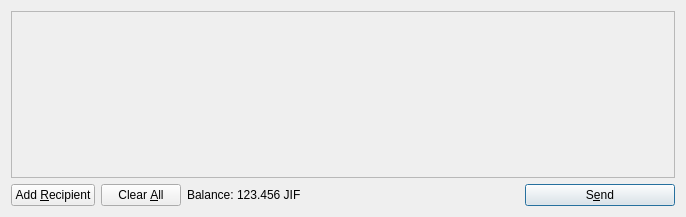
<?xml version="1.0" encoding="UTF-8"?>
<ui version="4.0">
 <class>SendCoinsDialog</class>
 <widget class="QDialog" name="SendCoinsDialog">
  <property name="geometry">
   <rect>
    <x>0</x>
    <y>0</y>
    <width>686</width>
    <height>217</height>
   </rect>
  </property>
  <property name="windowTitle">
   <string>Send Coins</string>
  </property>
  <layout class="QVBoxLayout" name="verticalLayout">
   <item>
    <widget class="QScrollArea" name="scrollArea">
     <property name="widgetResizable">
      <bool>true</bool>
     </property>
     <widget class="QWidget" name="scrollAreaWidgetContents">
      <property name="geometry">
       <rect>
        <x>0</x>
        <y>0</y>
        <width>666</width>
        <height>165</height>
       </rect>
      </property>
      <layout class="QVBoxLayout" name="verticalLayout_2">
       <property name="margin">
        <number>0</number>
       </property>
       <item>
        <layout class="QVBoxLayout" name="entries">
         <property name="spacing">
          <number>6</number>
         </property>
        </layout>
       </item>
       <item>
        <spacer name="verticalSpacer">
         <property name="orientation">
          <enum>Qt::Vertical</enum>
         </property>
         <property name="sizeHint" stdset="0">
          <size>
           <width>20</width>
           <height>40</height>
          </size>
         </property>
        </spacer>
       </item>
      </layout>
     </widget>
    </widget>
   </item>
   <item>
    <layout class="QHBoxLayout" name="horizontalLayout">
     <item>
      <widget class="QPushButton" name="addButton">
       <property name="toolTip">
        <string>Send to multiple recipients at once</string>
       </property>
       <property name="text">
        <string>Add &amp;Recipient</string>
       </property>
       <property name="icon">
        <iconset resource="../bitcoin.qrc">
         <normaloff>:/icons/add</normaloff>:/icons/add</iconset>
       </property>
       <property name="autoDefault">
        <bool>false</bool>
       </property>
      </widget>
     </item>
     <item>
      <widget class="QPushButton" name="clearButton">
       <property name="sizePolicy">
        <sizepolicy hsizetype="Minimum" vsizetype="Fixed">
         <horstretch>0</horstretch>
         <verstretch>0</verstretch>
        </sizepolicy>
       </property>
       <property name="toolTip">
        <string>Remove all transaction fields</string>
       </property>
       <property name="text">
        <string>Clear &amp;All</string>
       </property>
       <property name="icon">
        <iconset resource="../bitcoin.qrc">
         <normaloff>:/icons/remove</normaloff>:/icons/remove</iconset>
       </property>
       <property name="autoRepeatDelay">
        <number>300</number>
       </property>
       <property name="autoDefault">
        <bool>false</bool>
       </property>
      </widget>
     </item>
     <item>
      <layout class="QHBoxLayout" name="horizontalLayout_2">
       <property name="spacing">
        <number>3</number>
       </property>
       <item>
        <widget class="QLabel" name="label">
         <property name="text">
          <string>Balance:</string>
         </property>
        </widget>
       </item>
       <item>
        <widget class="QLabel" name="labelBalance">
         <property name="cursor">
          <cursorShape>IBeamCursor</cursorShape>
         </property>
         <property name="text">
          <string>123.456 JIF</string>
         </property>
         <property name="textInteractionFlags">
          <set>Qt::LinksAccessibleByMouse|Qt::TextSelectableByKeyboard|Qt::TextSelectableByMouse</set>
         </property>
        </widget>
       </item>
      </layout>
     </item>
     <item>
      <spacer name="horizontalSpacer">
       <property name="orientation">
        <enum>Qt::Horizontal</enum>
       </property>
       <property name="sizeHint" stdset="0">
        <size>
         <width>40</width>
         <height>20</height>
        </size>
       </property>
      </spacer>
     </item>
     <item>
      <widget class="QPushButton" name="sendButton">
       <property name="minimumSize">
        <size>
         <width>150</width>
         <height>0</height>
        </size>
       </property>
       <property name="toolTip">
        <string>Confirm the send action</string>
       </property>
       <property name="text">
        <string>S&amp;end</string>
       </property>
       <property name="icon">
        <iconset resource="../bitcoin.qrc">
         <normaloff>:/icons/send</normaloff>:/icons/send</iconset>
       </property>
       <property name="default">
        <bool>true</bool>
       </property>
      </widget>
     </item>
    </layout>
   </item>
  </layout>
 </widget>
 <resources>
  <include location="../bitcoin.qrc"/>
 </resources>
 <connections/>
</ui>
